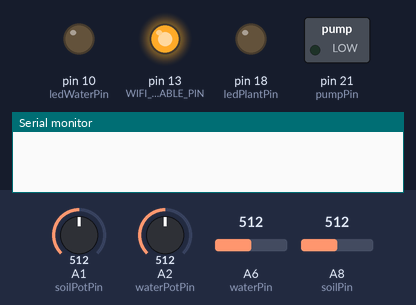
The sketch below on a simulated Arduino Mega 2560, built with avr-gcc and run on an emulated ATmega2560. Shown: switched loads named in the sketch (green lamp = pin HIGH), output pins drawn as LEDs (lit = HIGH), the last lines printed to the serial monitor. The test bench sets the inputs (shaded band); at power-on: A8 (soilPin) = 512, A1 (soilPotPin) = 512, A2 (waterPotPin) = 512, A6 (waterPin) = 512. The modem accepts every AT command (registered, SIM ready, sends succeed) and sends nothing else; pins used as bus, display or sensor lines are not drawn.

Above: at 0.1 s.
6.1 s: A8 (soilPin) set to 531
At 8.2 s:
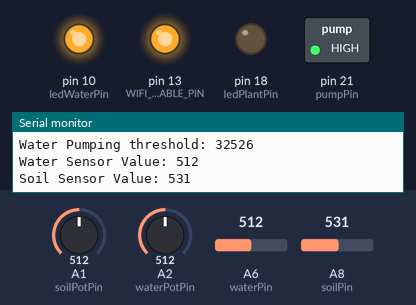
At 10.2 s:
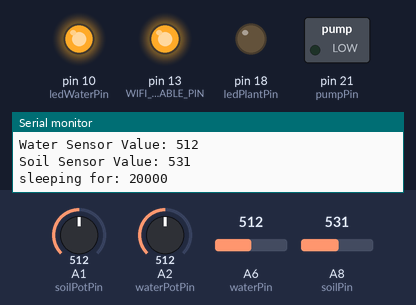
Timing chart, 0 to 11.7 s (numbered marks = the images above; inputs shaded):
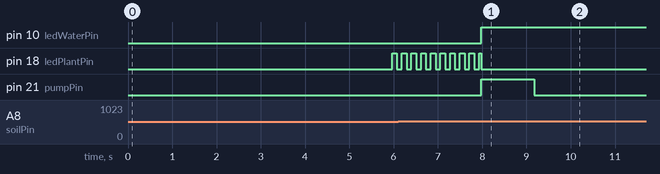

Measured:
- the behaviour switches between 512 and 513 on A8 (soilPin) (found by bisection; images 0 and 1)
- after the input at 6.1 s, pin 10 (ledWaterPin): goes on until 8.0 s, then stays HIGH

The sketch:

hydroplant.ino
```cpp
//DYMXIØN HYDROPLANT V.0.3.2
//using cactus micro arduino compatible with wifi esp2866 by april brothers
//http://wiki.aprbrother.com/wiki/Cactus_Micro

#include <SoftwareSerial.h>
#include <Sleep_n0m1.h>
//download sleep library https://github.com/n0m1/Sleep_n0m1
//copy to arduino library folder: /Users/USERNAME/Documents/Arduino/libraries  (mac)
//import library: http://www.arduino.cc/en/guide/libraries#toc4 (howto)

#include <elapsedMillis.h>
//donwnload elapsedMillis library https://github.com/pfeerick/elapsedMillis
//copy to arduino library folder: /Users/USERNAME/Documents/Arduino/libraries  (mac)
//import library: http://www.arduino.cc/en/guide/libraries#toc4 (howto)

//elapsed millis
elapsedMillis pumpTimeElapsed; //elapsed time of pump cycle
elapsedMillis notificationTimeElapsed; //elapsed time of notification cycle
elapsedMillis senseTimeElapsed;

//sleep
Sleep sleep;
//time until next plant check
//6 hours = 21 600 000 milliseconds -> checks plant watering 4 times a day
//TODO change for testing and set properly before sealing watering system
unsigned long sleepTime = 20000; //set sleep time in ms, max sleep time is 49.7 days
boolean setSleep = true;
boolean sentNotification = false;

// Important!! We use pin 13 for enable esp8266  -> DO NOT CHANGE!
#define WIFI_ENABLE_PIN 13

//WIFI SETTINGS, 2.4 GHZ B-Mode!
//If conection is not working, check that your wireless router is configured to support B-mode
//Usually B/G/N-Mixed which should support all connection types (20Mhz seems to be preferred for B-Mode)
#define SSID "hydroplant"
#define PASS "hydroplant"

//pushingbox device id, used to send email or mobile notifications (if water level is low -> refill needed)
#define DEVID "v06CCA7D5005850A"
//create an account on https://www.pushingbox.com (free) - you can push notifications to various services
//like e-mail, twitter, android and iphone notification

//DEBUG SETTINGS
#define DEBUG 1 //uncomment to enable debug

#ifdef DEBUG
  #define DEBUG_PRINT(x)     Serial.print(x)
  #define DEBUG_PRINTDEC(x)     Serial.print(x, DEC)
  #define DEBUG_PRINTLN(x)  Serial.println(x)
  #else
  #define DEBUG_PRINT(x)
  #define DEBUG_PRINTDEC(x)
  #define DEBUG_PRINTLN(x)
#endif


//custom sensors pin
int soilPin = A8; //soil sensor analog input
int waterPin = A6; //water level sensor analog input


//potentiometer controls
int soilPotPin = A1; //set the humidity limit with a potentiometer
int waterPotPin = A2; //set the duration of pump (needs some mapping)

//sensor power pins
int waterSensorPowerPin1 =  3;
int waterSensorPowerPin2 = 5;

int soilSensorPowerPin1 = 7;
int soilSensorPowerPin2 = 9;

int soilSense = 0; //stores soil moisture sensed value (0-1024)
int waterSense = 0; //stores water level sensed value (0-1024)
int waterLowLimit = 50; //stop pump -> send alert, make slightly higher then 0 to avoid jitter
int soilMoistureLimit = 150; //change this according to your plant (0-100 is really dry, 350-500 is rather normal)
int waterPumpingLimit = 200;

unsigned long waterPumpDuration = 60000; //in ms, controlled via potentiometer (5000-6000 ms)
unsigned long notificationDuration = 120000; //in ms -> adjust the duration in which interval you would like to receive a notification if plant needs water
unsigned long senseTimeDuration = 2000; //only used as led blink timer notification

//led if wifi is ready
int ledPlantPin = 18;

//water warning light
int ledWaterPin = 10;

//water pump pin
int pumpPin = 21;
boolean startPumping = false; //used to determine if water pump is currently in use

//inital settings
int ledStatePlant = LOW;
int ledStateWater = LOW;              // ledState used to set the LED
long previousMillisPlant = 0;        // will store last time LED was updated
long previousMillisWater = 0;


//software serial to communicate with esp2866 wifi
char serialbuffer[100];//serial buffer for request command
int wifiConnected = 0;

SoftwareSerial mySerial(11, 12); // rx, tx

void setup()
{
    mySerial.begin(9600);//connection to ESP8266

    //output to console, if debug is set
    #ifdef DEBUG
      Serial.begin(9600); //serial debug
    #endif

    //pump pin setup
    pinMode(pumpPin, OUTPUT);
    digitalWrite(pumpPin, LOW); //disable pin

    //leds setup
    pinMode(ledPlantPin, OUTPUT);
    pinMode(ledWaterPin, OUTPUT);
    //digitalWrite(ledWaterPin, HIGH);

    //power sensor pin setup
    pinMode(waterSensorPowerPin1, OUTPUT);
    pinMode(waterSensorPowerPin2, OUTPUT);
    pinMode(soilSensorPowerPin1, OUTPUT);
    pinMode(soilSensorPowerPin2, OUTPUT);
    digitalWrite(waterSensorPowerPin1, LOW);
    digitalWrite(waterSensorPowerPin2, LOW);
    digitalWrite(soilSensorPowerPin1, LOW);
    digitalWrite(soilSensorPowerPin2, LOW);

    //wifi defaults for cactus micro
    pinMode(13, OUTPUT);
    digitalWrite(13, HIGH);
    delay(1000);//delay

    //set mode needed for new boards
    mySerial.println("AT+RST");
    delay(3000);//delay after mode change
    mySerial.println("AT+CWMODE=1");
    delay(300);
    mySerial.println("AT+RST");
    delay(500);
}

boolean connectWifi() {
 String cmd="AT+CWJAP=\"";
 cmd+=SSID;
 cmd+="\",\"";
 cmd+=PASS;
 cmd+="\"";
 //Serial.println(cmd);
 DEBUG_PRINTLN(cmd);
 mySerial.println(cmd);

 for(int i = 0; i < 20; i++) {
   DEBUG_PRINT(".");
   //Serial.print(".");
   if(mySerial.find("OK"))
   {
     wifiConnected = 1;
     break;
   }

   delay(1000);
 }
 DEBUG_PRINTLN(
   wifiConnected ?
   "OK, Connected to WiFi." :
   "Can not connect to the WiFi."
   );
 return wifiConnected;
}

void loop()
{


  //read water sensor value
  digitalWrite(waterSensorPowerPin2, HIGH);
  waterSense = int(readSensorAverage(waterPin));
  digitalWrite(waterSensorPowerPin2, LOW);

  //read soil here only in debug mode, because not needed if there is no water
  #ifdef DEBUG
    digitalWrite(soilSensorPowerPin2, HIGH);
    soilSense = int(readSensorAverage(soilPin));
    digitalWrite(soilSensorPowerPin2, LOW);
  #endif

  //potentiometer controlled manually, the threshold
  soilMoistureLimit = analogRead(soilPotPin);
  waterPumpingLimit = analogRead(waterPotPin);
  waterPumpDuration = map(waterPumpingLimit, 0, 1023, 5000, 60000); //5 to 60 seconds, controlled with potentiometer


  //output to console
  DEBUG_PRINTLN("CUSTOM SENSOR VALUES------------------");
  DEBUG_PRINT("Soil humidity threshold: ");
  DEBUG_PRINTDEC(soilMoistureLimit);
  DEBUG_PRINTLN("");
  DEBUG_PRINT("Water Pumping threshold: ");
  DEBUG_PRINTDEC(waterPumpDuration);
  DEBUG_PRINTLN("");
  DEBUG_PRINT("Water Sensor Value: ");
  DEBUG_PRINTDEC(waterSense);
  DEBUG_PRINTLN("");
  DEBUG_PRINT("Soil Sensor Value: ");
  DEBUG_PRINTDEC(soilSense);
  DEBUG_PRINTLN("");

  #ifdef DEBUG
    delay(1000);
  #endif

  if (waterSense > waterLowLimit) {
    //has water available

    //if not yet pumping, show sensing notification
    if (startPumping == false) {
        //-> read soil sensor once (average of 100 measurements)
        digitalWrite(soilSensorPowerPin2, HIGH);
        soilSense = int(readSensorAverage(soilPin));
        digitalWrite(soilSensorPowerPin2, LOW);

        senseTimeElapsed = 0;
        while(senseTimeElapsed < senseTimeDuration ){
            digitalWrite(ledWaterPin, LOW);
            blinkPlantLed(100);
            DEBUG_PRINTLN("blinkPlantLed");
        }
    }

    if (soilSense <= soilMoistureLimit) {
      //give water
      //disable plant led
      //digitalWrite(ledPlantPin, LOW);


      //water is available -> reset notification
      sentNotification = false;

      if (startPumping == false) {
        pumpTimeElapsed = 0; //reset counter once for this pump cycle
        startPumping = true; // cycle can only be triggered once
      }

      if (pumpTimeElapsed > waterPumpDuration) {
        DEBUG_PRINTLN("pumping stopped");
        gotoSleep(); //goto sleep after pumping is finished
      }
      else {
        digitalWrite(ledPlantPin, LOW);
        blinkWaterLed(50);
        digitalWrite(pumpPin, HIGH); //pump some water
        DEBUG_PRINTLN("currently pumping");
      }


    }
    else {
        //no water needed
        gotoSleep();
    }

  }
  else {
    //no water!
      digitalWrite(pumpPin, LOW); //disable pumping
      startPumping = false;


      if (sentNotification == false) {
        notificationTimeElapsed = 0; //reset counter once for this notification cycle
        sentNotification = true; // cycle can only be triggered once
        sendWaterAlert();
      }

      if (notificationTimeElapsed > notificationDuration) {
        sentNotification = false; //reset notification
      }


      //blink water notification light
      digitalWrite(ledPlantPin, LOW);
      blinkWaterLed(250);
  }


}

void gotoSleep() {
  //disable leds
  digitalWrite(ledPlantPin, LOW); //disable green light
  digitalWrite(ledWaterPin, HIGH); //show blue light during sleep (has power and water)

  //disable power for sensors - change current flow to prevent corrosion
  digitalWrite(waterSensorPowerPin2, LOW);
  digitalWrite(soilSensorPowerPin2, LOW);
  digitalWrite(waterSensorPowerPin1, HIGH);
  digitalWrite(soilSensorPowerPin1, HIGH);
  delay(20);
  digitalWrite(waterSensorPowerPin1, LOW);
  digitalWrite(soilSensorPowerPin1, LOW);

  //reset pump
  startPumping = false; //reset pump
  digitalWrite(pumpPin, LOW);  //disable pump


  #ifdef DEBUG
    //sleep until next wake-up
    DEBUG_PRINT("sleeping for: ");
    DEBUG_PRINTDEC(sleepTime);
    DEBUG_PRINTLN("");
    delay(sleepTime); //simulate sleep
  #else
    //sleep until next wake-up
    DEBUG_PRINT("sleeping for: ");
    DEBUG_PRINTDEC(sleepTime);
    DEBUG_PRINTLN("");
    delay(100); //delay to allow serial to fully print before sleep
    sleep.pwrDownMode(); //set sleep mode
    sleep.sleepDelay(sleepTime); //sleep for: sleepTime
  #endif

}


#define NUM_READS 100
float readSensorAverage(int sensorpin){
   // read multiple values and sort them to take the mode

   int sortedValues[NUM_READS];
   for(int i=0;i<NUM_READS;i++){
     int value = analogRead(sensorpin);
     int j;
     if(value<sortedValues[0] || i==0){
        j=0; //insert at first position
     }
     else{
       for(j=1;j<i;j++){
          if(sortedValues[j-1]<=value && sortedValues[j]>=value){
            // j is insert position
            break;
          }
       }
     }
     for(int k=i;k>j;k--){
       // move all values higher than current reading up one position
       sortedValues[k]=sortedValues[k-1];
     }
     sortedValues[j]=value; //insert current reading

   }
   //return scaled mode of 10 values
   float returnval = 0;
   for(int i=NUM_READS/2-5;i<(NUM_READS/2+5);i++){
     returnval +=sortedValues[i];
   }
   returnval = returnval/10;
   //return returnval*1100/1023;
   return returnval;
}


void blinkWaterLed(int interval) {
  //enable water notification, blink water
  unsigned long currentMillis = millis();
  if(currentMillis - previousMillisWater > interval) {
    // save the last time you blinked the LED
    previousMillisWater = currentMillis;

    // if the LED is off turn it on and vice-versa:
    if (ledStateWater == LOW) {
      ledStateWater = HIGH;
    }
    else {
      ledStateWater = LOW;
    }
    // set the LED with the ledState of the variable:
    digitalWrite(ledWaterPin, ledStateWater);
  }
}


void blinkPlantLed(int interval) {
  //enable water notification, blink water
  unsigned long currentMillis = millis();
  if(currentMillis - previousMillisPlant > interval) {
    // save the last time you blinked the LED
    previousMillisPlant = currentMillis;

    // if the LED is off turn it on and vice-versa:
    if (ledStatePlant == LOW) {
      ledStatePlant = HIGH;
    }
    else {
      ledStatePlant = LOW;
    }
    // set the LED with the ledState of the variable:
    digitalWrite(ledPlantPin, ledStatePlant);
  }
}

void sendWaterAlert() {
  //try to connect to wifi
  if(!wifiConnected) {
    mySerial.println("AT");
    delay(1000);
    if(mySerial.find("OK")){
      //Serial.println("Module Test: OK");
      DEBUG_PRINTLN("Module Test: OK");
      connectWifi();
    }
  }

  //if still not connected
  if(!wifiConnected) {
    delay(500);
    return;
    connectWifi();
    delay(1000);
    //turn off wifi notification led
    digitalWrite(ledPlantPin , LOW);
  }

  //if wifi is connected -> light notification led
  else {
    digitalWrite(ledPlantPin , HIGH);

      //create start command
    String startcommand = "AT+CIPSTART=\"TCP\",\"koga.cx\", 80";

    mySerial.println(startcommand);
    DEBUG_PRINTLN(startcommand);

   //test for a start error
    if(mySerial.find("Error")){
        DEBUG_PRINTLN("error on start");
        return;
     }

   //create the request command
   String sendcommand = "GET /pushingbox.php";
   sendcommand.concat("?devid=");
   sendcommand.concat(DEVID);
   sendcommand.concat("\r\n");
    //sendcommand.concat(" HTTP/1.0\r\n\r\n");

   DEBUG_PRINTLN(sendcommand);


   //send to ESP8266
   mySerial.print("AT+CIPSEND=");
   mySerial.println(sendcommand.length());

   //display command in serial monitor
   DEBUG_PRINT("AT+CIPSEND=");
   DEBUG_PRINTDEC(sendcommand.length());
   DEBUG_PRINTLN("");

   if(mySerial.find(">"))
   {
     DEBUG_PRINTLN(">");
     }else
     {
       mySerial.println("AT+CIPCLOSE");
       DEBUG_PRINTLN("connect timeout");
       delay(1000);
       return;
     }

   mySerial.print(sendcommand);
   delay(1000);
   mySerial.println("AT+CIPCLOSE");
   delay(5000);
   digitalWrite(ledPlantPin , LOW); //turn off wifi led after sending message

  }


}
```
